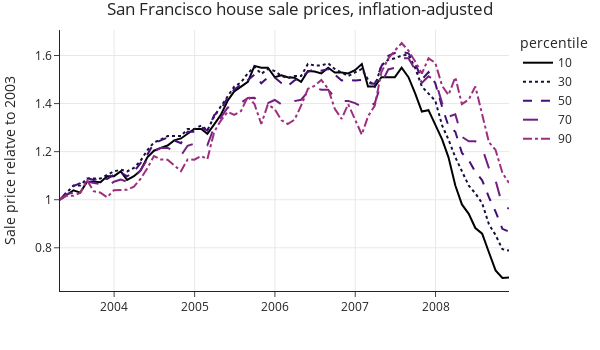

Notebook code for this chart:
### Markdown cell above
This plot shows the rise in prices from 2003 to 2007 and the fall in 2008.
But we can show more information by plotting a few additional percentiles instead of just the median. Let's draw separate lines for the 10th, 30th, 50th (median), 70th, and 90th percentile sale prices. When we examine prices over time, we typically need to adjust for inflation so that the comparisons are on the same footing. In addition to adjusting for inflation, let's plot the prices 
relative to the starting price in 2003 for each of the percentiles.
This means that all the lines start at y = 1 in 2003.
(A value of 1.5 for the 90th percentile in 2006 indicates that the sale price is 1.5 times the 90th percentile in 2003.)
This normalization lets us see how the housing crash affected home owners in the different parts of the market.

### Code cell
infl_2003 = [1, 2.66, 6.14, 9.57, 12.69,17.01, 16.60]

fig = px.line(rel_percentiles, x='date', y='rel_price', 
              line_dash='percentile', color='percentile',
              color_discrete_sequence=plotly.express.colors.sequential.Magma,
              title='San Francisco house sale prices, inflation-adjusted',
              labels=dict(date='',rel_price='Sale price relatve to 2003'),
              width=600, height=350)
margin(fig, t=30)
